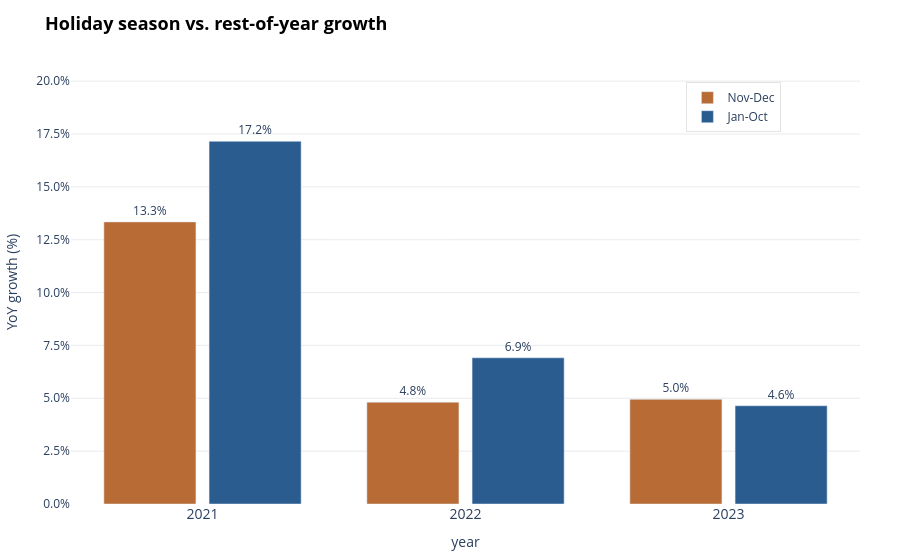

Notebook cell for this chart:
### Code cell
# 3. Classify months into groups: "Nov-Dec" vs "Jan-Oct"
df_trend["Period_Group"] = df_trend["Month"].apply(
    lambda m: "Nov-Dec" if m in [11, 12] else "Jan-Oct"
)

# 4. Aggregate sales by Year and Period_Group
df_grouped = (
    df_trend.groupby(["Year", "Period_Group"])["Sales"]
    .sum()
    .reset_index()
)

# 5. Calculate YoY Growth (%) relative to the previous year for each group
df_grouped["Prior_Sales"] = df_grouped.groupby("Period_Group")["Sales"].shift(1)
df_grouped["YoY_Growth"] = (
    (df_grouped["Sales"] - df_grouped["Prior_Sales"]) / df_grouped["Prior_Sales"]
) * 100

# Format text labels with percentage sign
df_grouped["Growth_Text"] = df_grouped["YoY_Growth"].round(1).astype(str) + "%"

# Filter for years 2021 to 2023 (since 2020 is needed as base year for YoY calculation)
df_filtered = df_grouped[
    (df_grouped["Year"] >= 2021) & (df_grouped["Year"] <= 2023)
]

# 6. Create the Grouped Bar Chart using Plotly Graph Objects
fig = go.Figure()

# Colors matching the image: Brown/Orange for Nov-Dec, Blue for Jan-Oct
colors = {"Nov-Dec": "#b86b35", "Jan-Oct": "#2b5c8f"}

for period in ["Nov-Dec", "Jan-Oct"]:
    df_subset = df_filtered[df_filtered["Period_Group"] == period]
    fig.add_trace(
        go.Bar(
            x=df_subset["Year"].astype(str),
            y=df_subset["YoY_Growth"],
            name=period,
            text=df_subset["Growth_Text"],
            textposition="outside",
            marker_color=colors[period],
            width=0.35,
        )
    )

# 7. Layout styling
fig.update_layout(
    title=dict(
        text="<b>Holiday season vs. rest-of-year growth</b>",
        font=dict(size=18, color="black"),
    ),
    xaxis=dict(title="year", tickfont=dict(size=14)),
    yaxis=dict(
        title="YoY growth (%)",
        range=[0, 21],
        tickformat=".1f",
        ticksuffix="%",
        dtick=2.5,
        showgrid=True,
        gridcolor="rgba(210, 215, 220, 0.5)",
    ),
    barmode="group",
    plot_bgcolor="white",
    paper_bgcolor="white",
    legend=dict(
        x=0.78,
        y=0.95,
        bgcolor="rgba(255,255,255,0.8)",
        bordercolor="rgba(200,200,200,0.5)",
        borderwidth=1,
    ),
    margin=dict(t=60, b=40, l=50, r=40),
)

fig.show()

### Figure 1 — Plotly figure (JSON) as saved in the notebook; plotly's stock layout.template omitted (floating-point values rounded to 4 significant figures)
{"data": [{"marker": {"color": "#b86b35"}, "name": "Nov-Dec", "text": ["13.3%", "4.8%", "5.0%"], "textposition": "outside", "type": "bar", "width": 0.35, "x": ["2021", "2022", "2023"], "y": [13.34, 4.815, 4.95]}, {"marker": {"color": "#2b5c8f"}, "name": "Jan-Oct", "text": ["17.2%", "6.9%", "4.6%"], "textposition": "outside", "type": "bar", "width": 0.35, "x": ["2021", "2022", "2023"], "y": [17.15, 6.914, 4.648]}], "layout": {"barmode": "group", "legend": {"bgcolor": "rgba(255,255,255,0.8)", "bordercolor": "rgba(200,200,200,0.5)", "borderwidth": 1, "x": 0.78, "y": 0.95}, "margin": {"b": 40, "l": 50, "r": 40, "t": 60}, "paper_bgcolor": "white", "plot_bgcolor": "white", "title": {"font": {"color": "black", "size": 18}, "text": "<b>Holiday season vs. rest-of-year growth</b>"}, "xaxis": {"tickfont": {"size": 14}, "title": {"text": "year"}}, "yaxis": {"dtick": 2.5, "gridcolor": "rgba(210, 215, 220, 0.5)", "range": [0, 21], "showgrid": true, "tickformat": ".1f", "ticksuffix": "%", "title": {"text": "YoY growth (%)"}}}}
